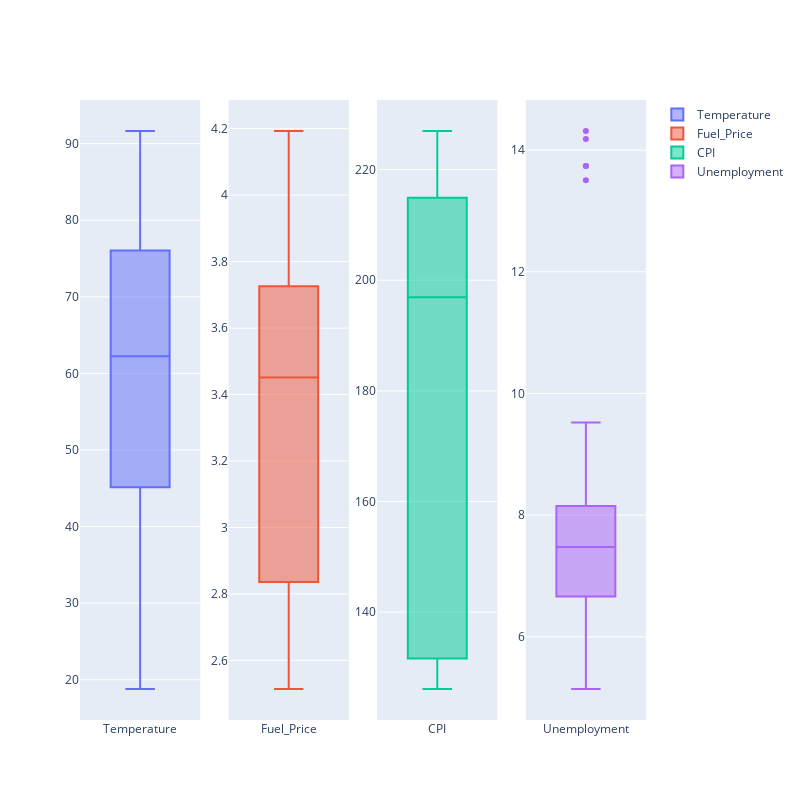

Notebook code for this chart:
### Markdown cell above
Will be considered as outliers all the numeric features that don't fall within the range : $[Xˉ−3σ, Xˉ+3σ]$.

### Code cell
num_features = ["Temperature", "Fuel_Price",'CPI','Unemployment']

fig = make_subplots(rows=1, cols=len(num_features))

for index, feature in enumerate(num_features,start=1):
    fig.add_trace(go.Box(y=df[feature], name=feature), row=1, col=index)
    
fig.update_layout(height=800, width=800)
fig.show()

### Figure 1 — Plotly figure (JSON) as saved in the notebook; plotly's stock layout.template omitted (floating-point values rounded to 4 significant figures; data arrays with more than 128 entries replaced by an {"elided": "..."} marker saying what was removed)
{"data": [{"name": "Temperature", "type": "box", "xaxis": "x", "y": {"elided": "136 float values"}, "yaxis": "y"}, {"name": "Fuel_Price", "type": "box", "xaxis": "x2", "y": {"elided": "136 float values"}, "yaxis": "y2"}, {"name": "CPI", "type": "box", "xaxis": "x3", "y": {"elided": "136 float values"}, "yaxis": "y3"}, {"name": "Unemployment", "type": "box", "xaxis": "x4", "y": {"elided": "136 float values"}, "yaxis": "y4"}], "layout": {"height": 800, "width": 800, "xaxis": {"anchor": "y", "domain": [0, 0.2125]}, "xaxis2": {"anchor": "y2", "domain": [0.2625, 0.475]}, "xaxis3": {"anchor": "y3", "domain": [0.525, 0.7375]}, "xaxis4": {"anchor": "y4", "domain": [0.7875, 1]}, "yaxis": {"anchor": "x", "domain": [0, 1]}, "yaxis2": {"anchor": "x2", "domain": [0, 1]}, "yaxis3": {"anchor": "x3", "domain": [0, 1]}, "yaxis4": {"anchor": "x4", "domain": [0, 1]}}}
